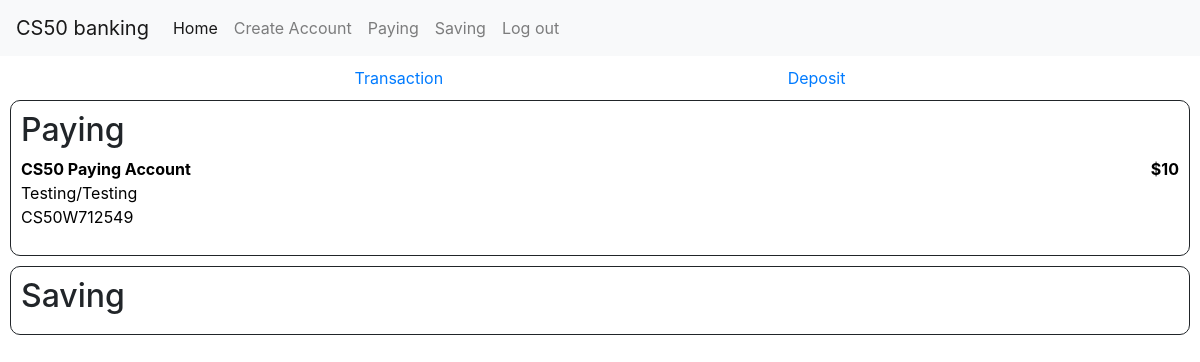
The page / (signed in) on the database its author committed.
### bank/models.py (models this page shows, shortened)
class Bankaccount(models.Model):
    holder = models.ManyToManyField('User', blank=False, related_name="account")
    holder_name = models.CharField(max_length=150)
    name = models.CharField(max_length=50)
    number = models.CharField(max_length=18, unique=True)
    amount = models.IntegerField()
    type = models.CharField(max_length=4)
    interest = models.IntegerField()

### bank/views.py (the view)
# urls.py: path("", views.index, name="index"),
def index(request):
    if request.user.is_authenticated:
        user = User.objects.get(pk=request.user.id)
        return render(request, "bank/index.html", {
            "user": user,
            "paying": True,
            "saving": True,
            "paying_accounts": user.account.filter(type = "Pay"),
            "saving_accounts": user.account.filter(type = "Save")
        })
    else:
        return login_view(request)

### bank/templates/bank/index.html (shortened to what this page needs)
{% extends "bank/layout.html" %}
{% load static %}
{% block body %}
    <div id"index_container">
        <div id="index_actions">
            <a id="index_transaction" href="{% url 'transaction' %}">Transaction</a>
            <a id="index_deposit" href="{% url 'deposit' %}">Deposit</a>
        </div>
        {% if paying %}
            <div id="index_paying">
                <h2>Paying</h2>
                {% for account in paying_accounts %}
                    <a id="account_href" href="{% url 'account' id=account.id %}">
                        <div id="paying_account{{ account.id }}">
                            <div id="paying_account_flex">
                                <b>{{ account.name }}</b>
                                <b>${{ account.amount }}</b>
                            </div>
                            <p>
                                {{ account.holder_name }}<br>
                                {{ account.number }}
                            </p>
                        </div>
                    </a>
                {% endfor %}
            </div>
        {% endif %}
        {% if saving %}
            <div id="index_saving">
                <h2>Saving</h2>
            </div>
        {% endif %}
    </div>
{% endblock %}

### bank/static/bank/styles.css (style rules this page uses)
#index_paying, #index_saving, #account_transactions, .transaction_extra { border: 1px solid; border-radius: 10px; margin: 10px; padding: 10px; }
#index_actions { margin: 10px; }
#paying_account_flex, #saving_account_flex, .transaction_flex { display: flex; flex-direction: row; justify-content: space-between; cursor: pointer; }
#account_href:link, #account_href:hover, #account_href:visited, #account_href:active { color: black; text-decoration: none; }
#account_actions, #index_actions { display: flex; flex-direction: row; justify-content: space-evenly; }

### rows shown on the page
Bankaccount: name "CS50 Paying Account", amount "10", holder_name "Testing/Testing", number "CS50W712549"
